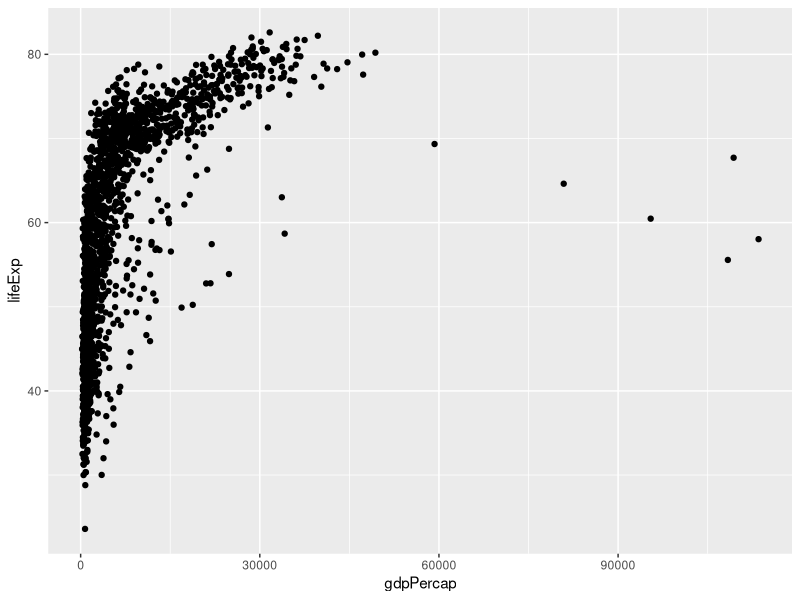
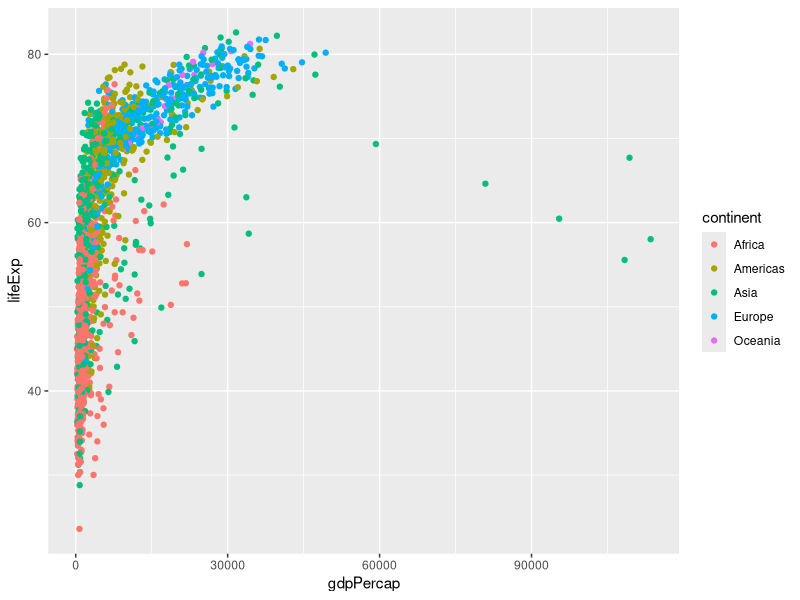
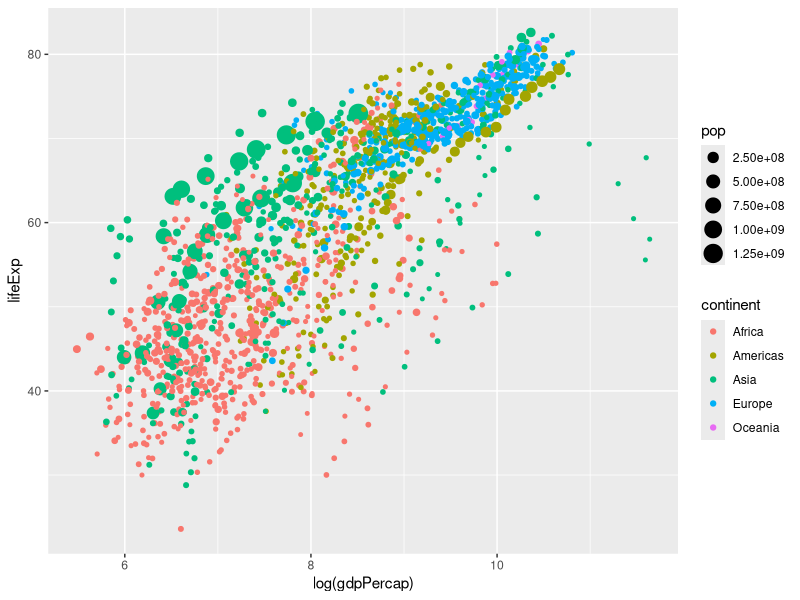
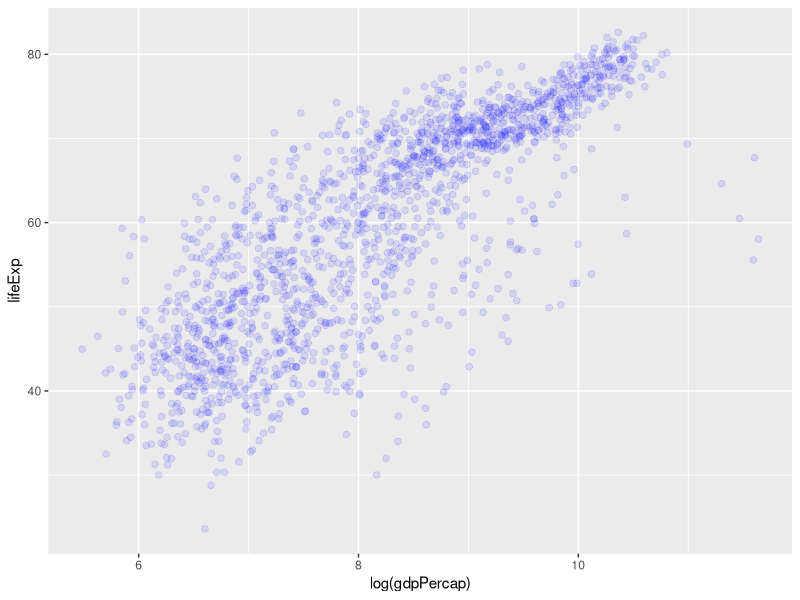
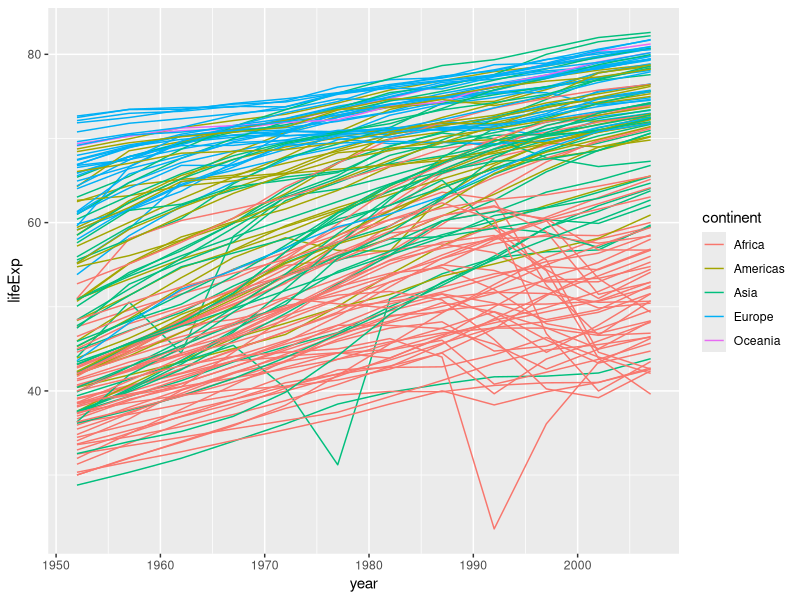
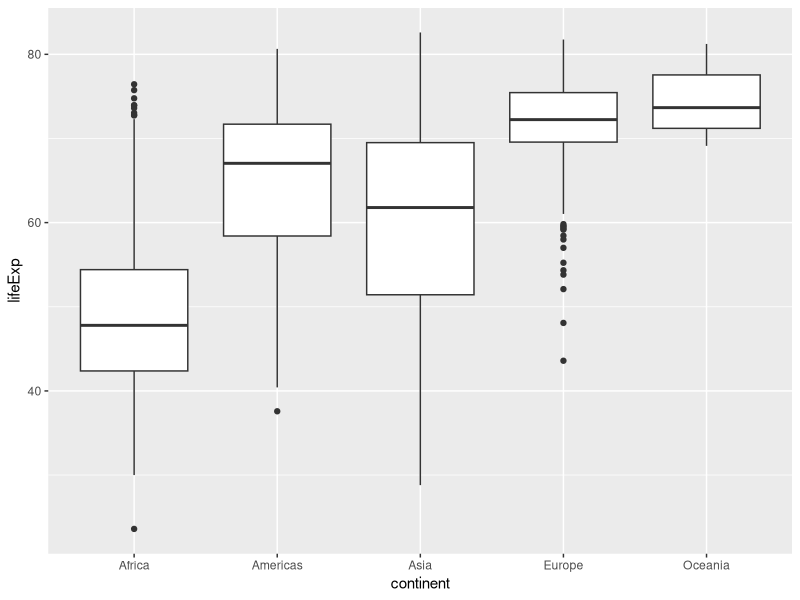
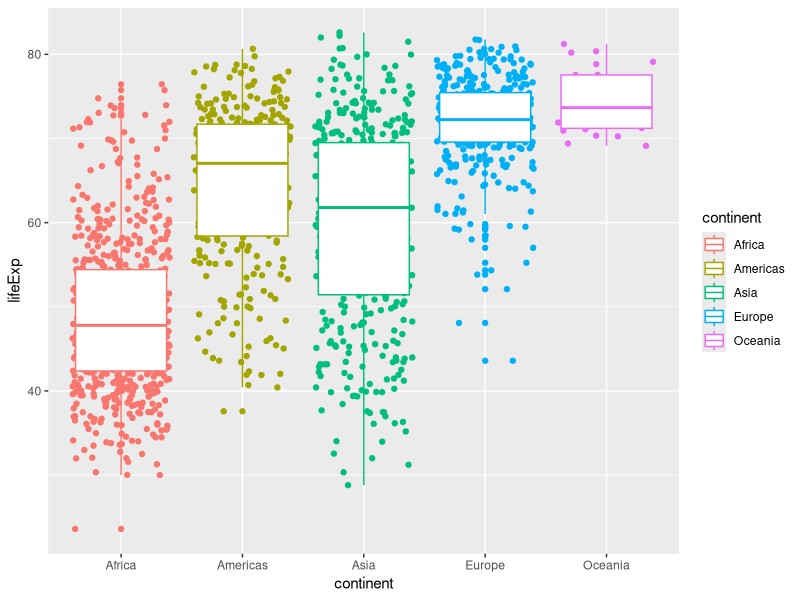
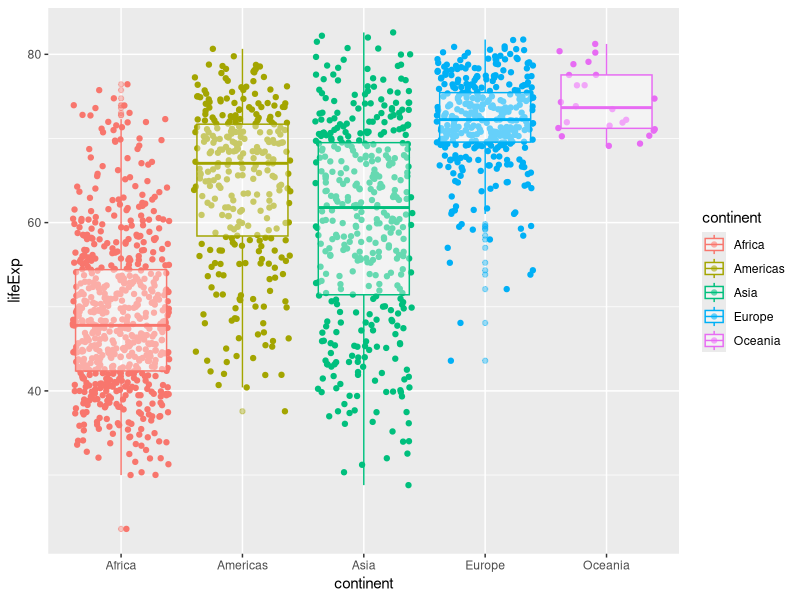

Generate these figures, in order, with R:
## ---- chunk 1
knitr::opts_chunk$set(echo = TRUE)
## ---- chunk 2
packagelist <- c("tidyverse", "maps")
lapply(packagelist, library, character.only = TRUE)
## ---- chunk 3
GapMinder <- read_csv("./Data/gapminder-FiveYearData.csv")
## ---- chunk 4
ggplot(data = GapMinder) +
    geom_point(mapping = aes(x = gdpPercap, y = lifeExp))
## ---- chunk 5
ggplot(data = GapMinder) +
    geom_jitter(mapping = aes(x = gdpPercap, y = lifeExp, color = continent))
## ---- chunk 6
ggplot(data = GapMinder) +
    geom_point(mapping = aes(x = log(gdpPercap), y = lifeExp, color = continent, size = pop))
## ---- chunk 7
ggplot(data = GapMinder) +
    geom_point(mapping = aes(x = log(gdpPercap), y = lifeExp), 
               alpha = 0.1, 
               size = 2, 
               color = "blue",
               size = 2)
## ---- chunk 8
ggplot(data = GapMinder) +
    geom_line(mapping = aes(x =year, 
                            y = lifeExp,
                            group = country,
                            color = continent))
## ---- chunk 9
ggplot(data = GapMinder) +
    geom_boxplot(mapping = aes(x =continent, 
                            y = lifeExp))
## ---- chunk 10
ggplot(data = GapMinder) +
    geom_jitter(mapping = aes(x = continent,
                              y = lifeExp,
                              color = continent)) +
    geom_boxplot(mapping = aes(x =continent, 
                            y = lifeExp, 
                            color = continent))
## ---- chunk 11
ggplot(data = GapMinder, mapping = aes(x =continent, 
                            y = lifeExp, 
                            color = continent)) +
    geom_jitter() +
    geom_boxplot(alpha = 0.4)
## ---- chunk 12
ggplot(data = GapMinder, 
       mapping = aes(x =log(gdpPercap), 
                     y = lifeExp, 
                     color = continent)) +
    geom_jitter(alpha = 0.2) +
    geom_smooth(method = "lm")
## ---- chunk 13
ggplot(data = GapMinder, 
       mapping = aes(x =log(gdpPercap), 
                     y = lifeExp)) +
    geom_jitter(mapping = aes(color = continent), alpha = 0.2) +
    geom_smooth(method = "lm")
## ---- chunk 14
GapMinder %>% 
    mutate(year = as.factor(year)) %>% 
    ggplot(aes(x = year, y = lifeExp)) +
    geom_boxplot()
## ---- chunk 15
GapMinder %>% 
    mutate(year = as.factor(year)) %>% 
    ggplot(aes(x = year, 
               y = log(gdpPercap))) +
    geom_boxplot()
## ---- chunk 16
GapMinder %>% 
    ggplot(aes(x = lifeExp, y = log(gdpPercap))) +
    geom_density2d()
## ---- chunk 17
GapMinder %>% 
    ggplot(aes(x = gdpPercap, 
               y = lifeExp)) +
    geom_point() + 
    geom_smooth(method = "loess") +
    scale_x_log10() +
    facet_wrap(~continent)
## ---- chunk 18
GapMinder %>% 
    mutate(year = as.factor(year)) %>% 
    ggplot(aes(x = gdpPercap, 
               y = lifeExp)) +
    geom_point() + 
    geom_smooth(method = "lm") +
    scale_x_log10() +
    facet_wrap(~year)
## ---- chunk 19
GapMinder %>% 
    mutate(year = as.factor(year)) %>% 
    ggplot(aes(x = gdpPercap, 
               y = lifeExp,
               group = year)) +
    geom_point() + 
    geom_smooth(method = "lm") +
    scale_x_log10() +
    facet_wrap(~continent)
## ---- chunk 20
GapMinder %>% 
    filter(year == 2007) %>% 
    ggplot() +
    geom_bar(mapping = aes(x = continent), stat = "count")
## ---- chunk 21
GapMinder %>% 
    filter(year == 2007, continent == "Oceania") %>% 
    ggplot() +
    geom_bar(mapping = aes(x = country), 
             stat = "count")
## ---- chunk 22
GapMinder %>% 
    filter(year == 2007, continent == "Oceania") %>% 
    ggplot() +
    geom_bar(mapping = aes(x = country, 
                           y = pop), 
             stat = "identity")
## ---- chunk 23
GapMinder %>% 
    filter(year == 2007, continent == "Asia") %>% 
    ggplot() +
    geom_bar(mapping = aes(x = country, 
                           y = pop), 
             stat = "identity")
## ---- chunk 24
GapMinder %>% 
    filter(year == 2007, continent == "Asia") %>% 
    ggplot() +
    geom_bar(mapping = aes(x = country, 
                           y = pop), 
             stat = "identity") +
    coord_flip()
## ---- chunk 25
GapMinder %>% 
    mutate(year = as.factor(year)) %>% 
    ggplot(aes(x = gdpPercap, 
               y = lifeExp,
               color = continent)) +
    geom_point() + 
    scale_x_log10() +
    facet_wrap(~year)
## ---- chunk 26
GapMinder %>% 
    mutate(year = as.factor(year)) %>% 
    ggplot(aes(x = gdpPercap, 
               y = lifeExp,
               color = continent,
               size = pop/10^6)) +
    geom_point() + 
    scale_x_log10() +
    facet_wrap(~year)
## ---- chunk 27
GapMinder %>% 
    mutate(year = as.factor(year)) %>% 
    ggplot(aes(x = gdpPercap, 
               y = lifeExp,
               color = continent,
               size = pop/10^6)) +
    geom_point() + 
    scale_x_log10() +
    facet_wrap(~year) +
    labs(title = "GDP per capita per year per continent",
         subtitle = "In the last 50 years, life expectancy has improved in most countries of the world",
         caption = "Gapminder foundation, gapminder.com",
         x = "GDP per capita in ''000 USD",
         y = "Life expectancy",
         color = "Continent",
         size = "Population, millions")
## ---- chunk 28
ggsave("my_fancy_plot.png", 
       path = "./Plots", 
       device = "png", 
       dpi = 300)
## ---- chunk 29
# base R
rep("This is an example", times = 3)

# tidy R
"This is an example" %>% 
    rep(3)
## ---- chunk 30
# base R
year_country_gdp <- select(GapMinder, year, country, gdpPercap)
# dplyr
year_country_gdp <- GapMinder %>% 
    select(year, country, gdpPercap)
## ---- chunk 31
GapMinder %>% 
    filter(year == 2002) %>% 
    ggplot(mapping = aes(x = continent, y = pop)) +
    geom_boxplot()
## ---- chunk 32
year_country_gdp_euro <- GapMinder %>% 
    filter(continent == "Europe") %>% 
    select(year, country, gdpPercap)
## ---- chunk 33
country_lifeExp_Norway <- GapMinder %>% 
    filter(country=="Norway") %>% 
    select(gdpPercap, lifeExp, year) 
## ---- chunk 34
GapMinder %>% 
    group_by(continent)
## ---- chunk 35
GapMinder %>% 
    group_by(continent) %>% 
    summarize(mean_gdpPercap = mean(gdpPercap))
## ---- chunk 36
GapMinder %>% 
    summarize(mean_gdpPercap = mean(gdpPercap))
## ---- chunk 37
GapMinder %>% 
    group_by(continent) %>% 
    summarize(mean_gdpPercap = mean(gdpPercap)) %>% 
    ggplot(aes(x = continent, y = mean_gdpPercap)) +
    geom_point()
## ---- chunk 38
GapMinder %>% 
    filter(continent == "Asia") %>% 
    group_by(country) %>% 
    summarize(avgLifeExp = mean(lifeExp)) %>% 
    filter(avgLifeExp== min(avgLifeExp) | avgLifeExp == max(avgLifeExp))
## ---- chunk 39
GapMinder %>% 
    filter(continent == "Asia") %>% 
    group_by(country) %>% 
    summarize(avgLifeExp = mean(lifeExp)) %>% 
    ggplot(aes(x=reorder(country, avgLifeExp), y =avgLifeExp)) +
    geom_bar(stat = "identity") +
    coord_flip()
## ---- chunk 40
GapMinder %>% 
    mutate(gdp_billion = gdpPercap*pop/10^9) %>% 
    group_by(continent, year) %>% 
    summarize(mean_gdp_billion = mean(gdp_billion))
## ---- chunk 41
library(maps)

GapMinder_country_summary <- GapMinder %>% 
    group_by(country) %>% 
    summarize(mean_lifeExp = mean(lifeExp))

map_data("world")  %>% 
    rename(country = region) %>% 
    left_join(GapMinder_country_summary, by = "country") %>% 
    ggplot() +
    geom_polygon(aes(x = long, y = lat, group = group, fill = mean_lifeExp)) +
    scale_fill_gradient(low = "blue", high = "red") +
    coord_equal()
    
## ---- chunk 42
unique(GapMinder$country)
## ---- chunk 43
GapMinder$country[GapMinder$country == "United States"] <- "USA"
